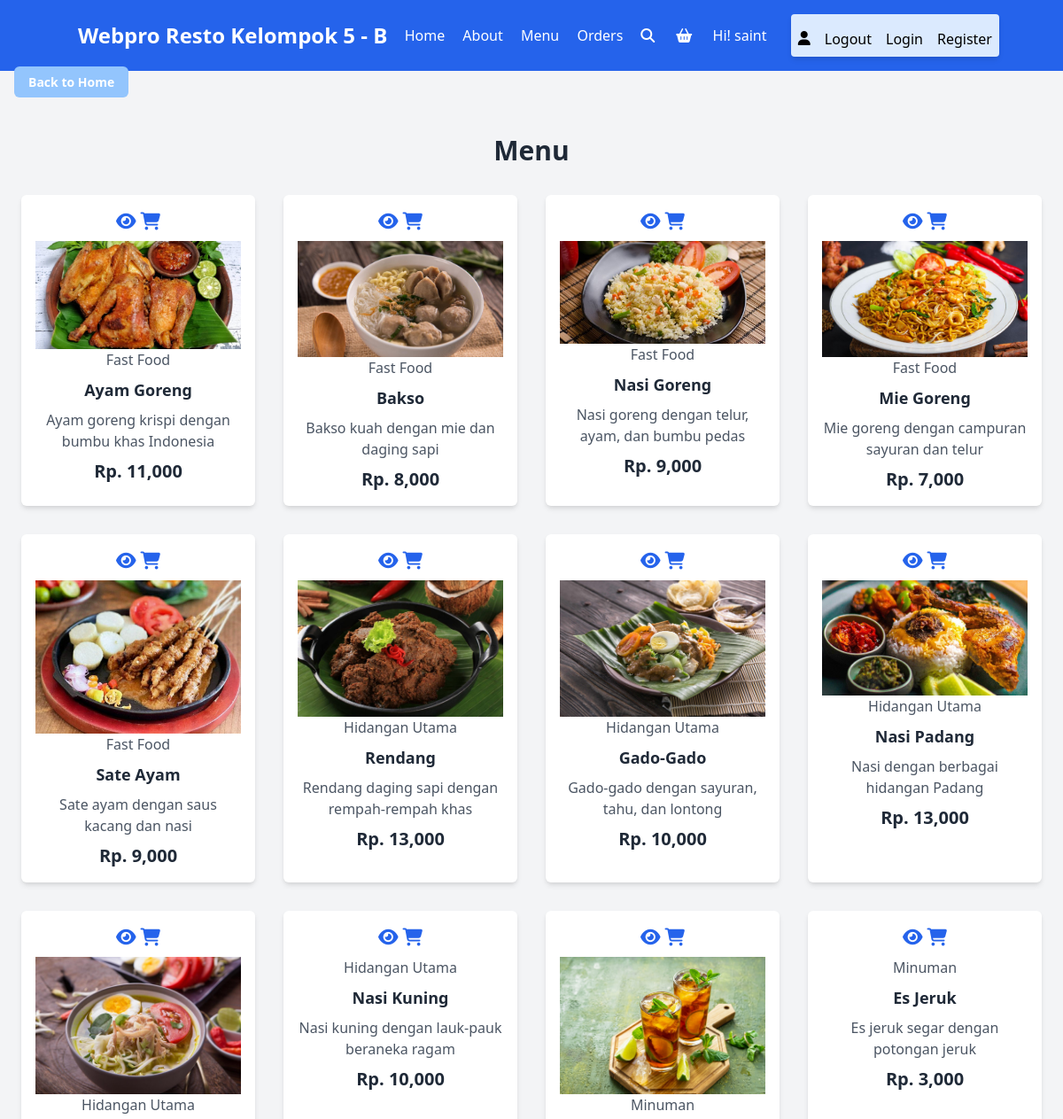
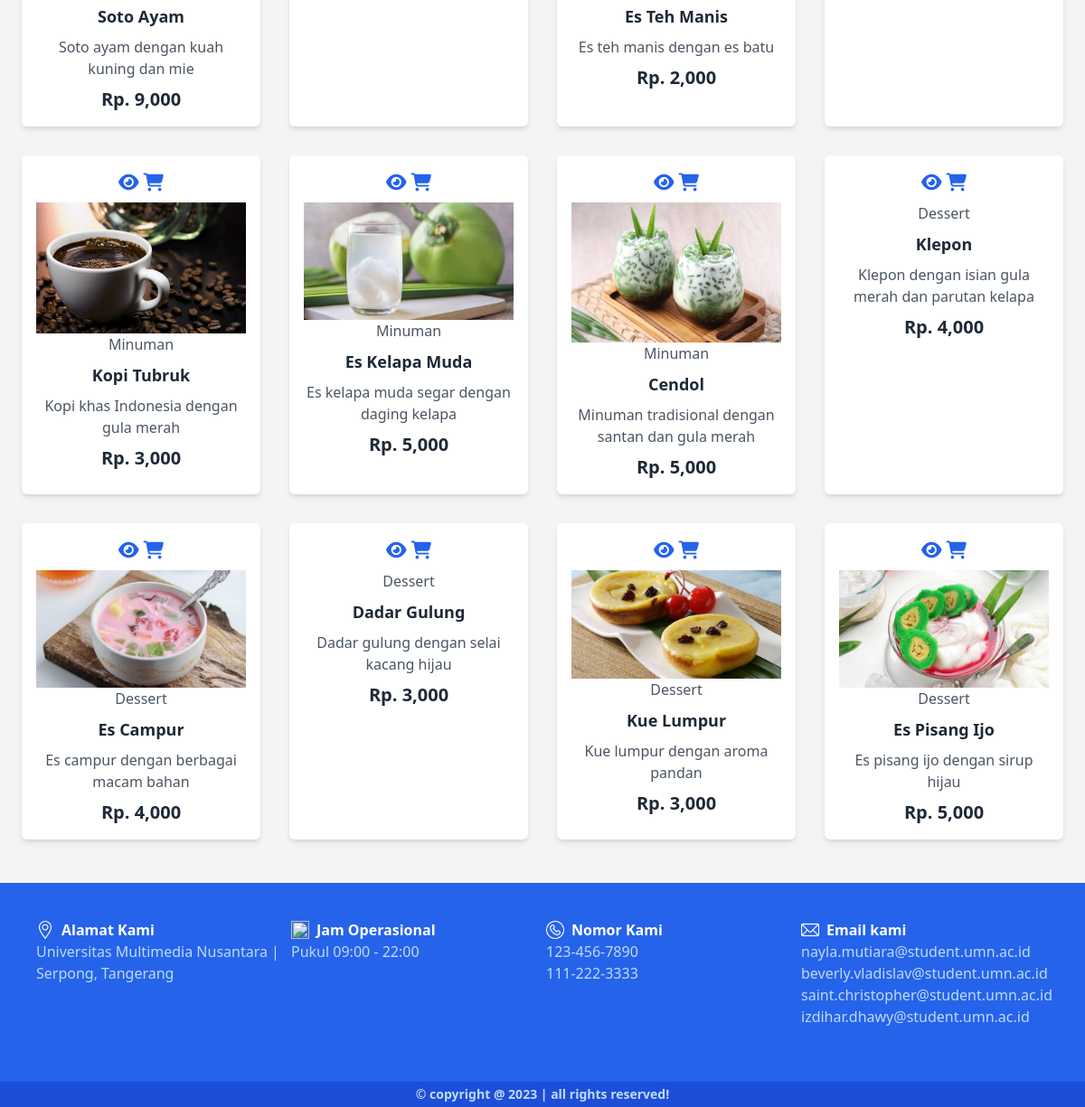
Page /menu.php (signed in) on the committed database (2 pictures, top to bottom).
### tables this page shows
CREATE TABLE `users` (
  `id` int(100) NOT NULL,
  `name` varchar(20) NOT NULL,
  `email` varchar(50) NOT NULL,
  `number` varchar(10) NOT NULL,
  `password` varchar(50) NOT NULL,
  `address` varchar(500) NOT NULL
);

CREATE TABLE `products` (
  `id` int(100) NOT NULL,
  `name` varchar(100) NOT NULL,
  `category` varchar(100) NOT NULL,
  `deskripsi` varchar(800) NOT NULL,
  `price` int(10) NOT NULL,
  `image` varchar(100) NOT NULL
);

### menu.php (the view, shortened to what this page needs)
<?php
include 'components/connect.php';
if(isset($_SESSION['user_id'])){
   $user_id = $_SESSION['user_id'];
}else{
   $user_id = '';
};
?>
<!DOCTYPE html>
<html lang="en">
<head>
    <link rel="stylesheet" href="https://cdnjs.cloudflare.com/ajax/libs/font-awesome/6.1.1/css/all.min.css">
    <link href="https://unpkg.com/tailwindcss@^2.2/dist/tailwind.min.css" rel="stylesheet">
</head>
<body class="bg-gray-100 font-sans">
    <?php include 'components/user_header.php'; ?>
    <?php include 'components/back_to_home.php'; ?>
    <section class="text-center py-12 px-6">
        <h1 class="text-3xl font-bold text-gray-800 mb-8">Menu</h1>
        <div class="grid grid-cols-1 sm:grid-cols-2 md:grid-cols-3 lg:grid-cols-4 gap-8">
            <?php
         $select_products = $conn->prepare("SELECT * FROM `products`");
         $select_products->execute();
         if($select_products->rowCount() > 0){
            while($fetch_products = $select_products->fetch(PDO::FETCH_ASSOC)){
               $product_description = $fetch_products['deskripsi'];
               $formatted_price = number_format($fetch_products['price'], 0, ',', '.') . ',000';
      ?>
            <form action="" method="post" class="bg-white p-4 shadow-md rounded-md">
                <a href="quick_view.php?pid=<?= $fetch_products['id']; ?>" class="text-blue-600 text-xl">
                    <i class="fas fa-eye"></i>
                </a>
                <button type="submit" class="text-blue-600 text-xl" name="add_to_cart">
                    <i class="fas fa-shopping-cart"></i>
                </button>
                <img src="resto-images/<?= $fetch_products['image']; ?>" alt="" class="mt-2">
                <a href="category.php?category=<?= $fetch_products['category']; ?>" class="text-gray-600">
                    <?= $fetch_products['category']; ?>
                </a>
                <div class="text-lg font-semibold text-gray-800 mt-2"><?= $fetch_products['name']; ?></div>
                <p class="text-gray-600 mt-2"><?= $product_description ?></p>
                <div class="flex items-center justify-center mt-2">
                    <div class="text-xl font-semibold   text-gray-800">
                        Rp. <?= $formatted_price; ?>
                    </div>
                </div>
            </form>
            <?php
            }
         } else {
            echo '<p class="text-2xl text-gray-800">No products added yet!</p>';
         }
      ?>
        </div>
    </section>
    <?php include 'components/footer.php'; ?>
</body>
</html>

### components/user_header.php (shortened to what this page needs)
<header class="bg-blue-600 p-4">
    <section class="container mx-auto flex items-center justify-between">
        <a href="home.php" class="text-2xl font-bold text-white">Webpro Resto Kelompok 5 - B</a>
        <div class="hidden md:flex md:items-center">
            <nav class="text-center md:text-left">
                <a href="home.php" class="text-white hover:underline p-2 text-sm md:text-base">Home</a>
                <a href="about.php" class="text-white hover:underline p-2 text-sm md:text-base">About</a>
                <a href="menu.php" class="text-white hover:underline p-2 text-sm md:text-base">Menu</a>
                <a href="orders.php" class="text-white hover:underline p-2 text-sm md:text-base">Orders</a>
            </nav>
            <a href="search.php" class="text-white hover:text-gray-200 p-3"><i class="fas fa-search"></i></a>
            <a href="cart.php" class="text-white hover:text-gray-200 p-3"><i class="fa fa-shopping-basket"></i></a>
        </div>
        <?php
        if (isset($user_id) && !empty($user_id)) {
            $select_profile = $conn->prepare("SELECT * FROM `users` WHERE id = ?");
            $select_profile->execute([$user_id]);
            if ($select_profile->rowCount() > 0) {
                $fetch_profile = $select_profile->fetch(PDO::FETCH_ASSOC);
                echo '<p class="text-white hidden sm:block">Hi! ' . $fetch_profile['name'] . '</p>';
            }
        }
        ?>
        <div id="userDropdown"
            class="relative right-1 left-4 hidden sm:flex md:flex sm:flex-col md:flex-row md:items-center sm:space-y-2 md:space-x-4 bg-blue-100 text-black rounded shadow-md p-2">
            <a href="profile.php" class="hover:underline md:pt-1.5"><i class="fas fa-user alt"></i></a>
            <a href="components/user_logout.php" onclick="return confirm('Logout from this website?');"
                class="text-red hover:underline ">Logout</a>
            <a href="login.php" class="hover:underline">Login</a>
            <a href="register.php" class="hover:underline">Register</a>
        </div>
    </section>
</header>

### rows in the picture
users: name "saint"
products: image (picture), category "Fast Food", name "Ayam Goreng", deskripsi "Ayam goreng krispi dengan bumbu khas Indonesia", price "11,000"
products: image (picture), category "Fast Food", name "Bakso", deskripsi "Bakso kuah dengan mie dan daging sapi", price "8,000"
products: image (picture), category "Fast Food", name "Nasi Goreng", deskripsi "Nasi goreng dengan telur, ayam, dan bumbu pedas", price "9,000"
products: image (picture), category "Fast Food", name "Mie Goreng", deskripsi "Mie goreng dengan campuran sayuran dan telur", price "7,000"
products: image (picture), category "Fast Food", name "Sate Ayam", deskripsi "Sate ayam dengan saus kacang dan nasi", price "9,000"
products: image (picture), category "Hidangan Utama", name "Rendang", deskripsi "Rendang daging sapi dengan rempah-rempah khas", price "13,000"
products: image (picture), category "Hidangan Utama", name "Gado-Gado", deskripsi "Gado-gado dengan sayuran, tahu, dan lontong", price "10,000"
products: image (picture), category "Hidangan Utama", name "Nasi Padang", deskripsi "Nasi dengan berbagai hidangan Padang", price "13,000"
products: image (picture), category "Hidangan Utama", name "Soto Ayam", deskripsi "Soto ayam dengan kuah kuning dan mie", price "9,000"
products: category "Hidangan Utama", name "Nasi Kuning", deskripsi "Nasi kuning dengan lauk-pauk beraneka ragam", price "10,000"
products: image (picture), category "Minuman", name "Es Teh Manis", deskripsi "Es teh manis dengan es batu", price "2,000"
products: category "Minuman", name "Es Jeruk", deskripsi "Es jeruk segar dengan potongan jeruk", price "3,000"
products: image (picture), category "Minuman", name "Kopi Tubruk", deskripsi "Kopi khas Indonesia dengan gula merah", price "3,000"
products: image (picture), category "Minuman", name "Es Kelapa Muda", deskripsi "Es kelapa muda segar dengan daging kelapa", price "5,000"
products: image (picture), category "Minuman", name "Cendol", deskripsi "Minuman tradisional dengan santan dan gula merah", price "5,000"
products: category "Dessert", name "Klepon", deskripsi "Klepon dengan isian gula merah dan parutan kelapa", price "4,000"
products: image (picture), category "Dessert", name "Es Campur", deskripsi "Es campur dengan berbagai macam bahan", price "4,000"
products: category "Dessert", name "Dadar Gulung", deskripsi "Dadar gulung dengan selai kacang hijau", price "3,000"
products: image (picture), category "Dessert", name "Kue Lumpur", deskripsi "Kue lumpur dengan aroma pandan", price "3,000"
products: image (picture), category "Dessert", name "Es Pisang Ijo", deskripsi "Es pisang ijo dengan sirup hijau", price "5,000"
